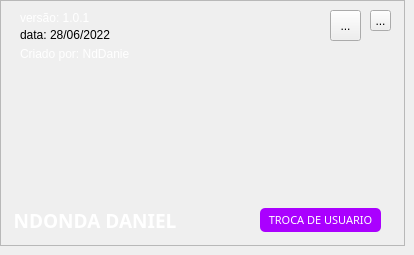
               <widget class="QWidget" name="page_central">
                <widget class="QFrame" name="centro">
                 <property name="geometry">
                  <rect>
                   <x>0</x>
                   <y>0</y>
                   <width>405</width>
                   <height>246</height>
                  </rect>
                 </property>
                 <property name="minimumSize">
                  <size>
                   <width>405</width>
                   <height>246</height>
                  </size>
                 </property>
                 <property name="maximumSize">
                  <size>
                   <width>396</width>
                   <height>226</height>
                  </size>
                 </property>
                 <property name="styleSheet">
                  <string notr="true"/>
                 </property>
                 <property name="frameShape">
                  <enum>QFrame::StyledPanel</enum>
                 </property>
                 <property name="frameShadow">
                  <enum>QFrame::Raised</enum>
                 </property>
                 <widget class="QLabel" name="Nome">
                  <property name="geometry">
                   <rect>
                    <x>10</x>
                    <y>210</y>
                    <width>170</width>
                    <height>20</height>
                   </rect>
                  </property>
                  <property name="font">
                   <font>
                    <family>Segoe UI Semibold</family>
                    <pointsize>14</pointsize>
                    <bold>true</bold>
                   </font>
                  </property>
                  <property name="styleSheet">
                   <string notr="true">color:#ffffff</string>
                  </property>
                  <property name="text">
                   <string>NDONDA DANIEL</string>
                  </property>
                  <property name="alignment">
                   <set>Qt::AlignCenter</set>
                  </property>
                 </widget>
                 <widget class="QPushButton" name="TrocaDeUsuario">
                  <property name="geometry">
                   <rect>
                    <x>260</x>
                    <y>208</y>
                    <width>121</width>
                    <height>24</height>
                   </rect>
                  </property>
                  <property name="font">
                   <font>
                    <family>Segoe UI Semibold</family>
                    <pointsize>8</pointsize>
                   </font>
                  </property>
                  <property name="toolTip">
                   <string>&lt;html&gt;&lt;head/&gt;&lt;body&gt;&lt;p&gt;Deslogar da conta atual&lt;/p&gt;&lt;/body&gt;&lt;/html&gt;</string>
                  </property>
                  <property name="styleSheet">
                   <string notr="true">QPushButton{
color:#ffffff;
background-color: rgb(170, 0, 255);
border-radius:5px;
}
QPushButton:hover{
color:#ffffff;
background-color: rgb(149, 0, 223);
border-radius:5px;
}
QPushButton:pressed{
color:#ffffff;
background-color: rgb(170, 0, 255);
border-radius:5px;
}
QToolTip{
background-color: rgb(170, 85, 255);
border-radius:3px;
border:3px solid rgb(255, 255, 255);
}</string>
                  </property>
                  <property name="text">
                   <string>TROCA DE USUARIO</string>
                  </property>
                 </widget>
                 <widget class="QToolButton" name="camera">
                  <property name="geometry">
                   <rect>
                    <x>330</x>
                    <y>10</y>
                    <width>31</width>
                    <height>31</height>
                   </rect>
                  </property>
                  <property name="toolTip">
                   <string>&lt;html&gt;&lt;head/&gt;&lt;body&gt;&lt;p&gt;&lt;span style=&quot; color:#ffffff;&quot;&gt;WebCamOFF&lt;/span&gt;&lt;/p&gt;&lt;/body&gt;&lt;/html&gt;</string>
                  </property>
                  <property name="styleSheet">
                   <string notr="true">QToolButton:hover{
	background-color: rgb(170, 0, 255);
	border-radius:10px;
}
QToolButton:pressed{
	background-color: rgb(170, 85, 255);
	border-radius:10px;
}</string>
                  </property>
                  <property name="text">
                   <string>...</string>
                  </property>
                  <property name="icon">
                   <iconset>
                    <normaloff>../img/Instagram_90px.png</normaloff>../img/Instagram_90px.png</iconset>
                  </property>
                  <property name="iconSize">
                   <size>
                    <width>100</width>
                    <height>200</height>
                   </size>
                  </property>
                 </widget>
                 <widget class="QLabel" name="data">
                  <property name="geometry">
                   <rect>
                    <x>20</x>
                    <y>27</y>
                    <width>91</width>
                    <height>16</height>
                   </rect>
                  </property>
                  <property name="whatsThis">
                   <string/>
                  </property>
                  <property name="styleSheet">
                   <string notr="true"/>
                  </property>
                  <property name="text">
                   <string>&lt;html&gt;&lt;head/&gt;&lt;body&gt;&lt;p&gt;&lt;span style=&quot; color:#dcbbff;&quot;&gt;data:  &lt;/span&gt;&lt;span style=&quot; color:#c297ff;&quot;/&gt;&lt;span style=&quot; color:#ffffff;&quot;&gt;28/06/2022&lt;/span&gt;&lt;/p&gt;&lt;/body&gt;&lt;/html&gt;</string>
                  </property>
                 </widget>
                 <widget class="QLabel" name="criadoPor">
                  <property name="geometry">
                   <rect>
                    <x>20</x>
                    <y>46</y>
                    <width>110</width>
                    <height>16</height>
                   </rect>
                  </property>
                  <property name="styleSheet">
                   <string notr="true">color: rgba(255, 255, 255, 255)
</string>
                  </property>
                  <property name="text">
                   <string>Criado por: NdDaniel</string>
                  </property>
                 </widget>
                 <widget class="QToolButton" name="fechar_1">
                  <property name="geometry">
                   <rect>
                    <x>370</x>
                    <y>10</y>
                    <width>21</width>
                    <height>21</height>
                   </rect>
                  </property>
                  <property name="toolTip">
                   <string>&lt;html&gt;&lt;head/&gt;&lt;body&gt;&lt;p&gt;&lt;span style=&quot; color:#ffffff;&quot;&gt;Fechar&lt;/span&gt;&lt;/p&gt;&lt;/body&gt;&lt;/html&gt;</string>
                  </property>
                  <property name="styleSheet">
                   <string notr="true">QToolButton:hover{
	background-color: rgb(170, 0, 255);
	border-radius:10px;
}
QToolButton:pressed{
	background-color: rgb(170, 85, 255);
	border-radius:10px;
}</string>
                  </property>
                  <property name="text">
                   <string>...</string>
                  </property>
                  <property name="icon">
                   <iconset>
                    <normaloff>../img/cancel_512px.png</normaloff>../img/cancel_512px.png</iconset>
                  </property>
                  <property name="iconSize">
                   <size>
                    <width>20</width>
                    <height>20</height>
                   </size>
                  </property>
                 </widget>
                 <widget class="QLabel" name="logoA">
                  <property name="geometry">
                   <rect>
                    <x>20</x>
                    <y>90</y>
                    <width>71</width>
                    <height>71</height>
                   </rect>
                  </property>
                  <property name="text">
                   <string/>
                  </property>
                  <property name="pixmap">
                   <pixmap>../img/LogAs.png</pixmap>
                  </property>
                  <property name="alignment">
                   <set>Qt::AlignCenter</set>
                  </property>
                 </widget>
                 <widget class="QLabel" name="logoPrincipal">
                  <property name="geometry">
                   <rect>
                    <x>140</x>
                    <y>70</y>
                    <width>150</width>
                    <height>111</height>
                   </rect>
                  </property>
                  <property name="text">
                   <string/>
                  </property>
                  <property name="pixmap">
                   <pixmap>../img/LogocSC.png</pixmap>
                  </property>
                  <property name="alignment">
                   <set>Qt::AlignCenter</set>
                  </property>
                 </widget>
                 <widget class="QLabel" name="versao">
                  <property name="geometry">
                   <rect>
                    <x>20</x>
                    <y>10</y>
                    <width>110</width>
                    <height>16</height>
                   </rect>
                  </property>
                  <property name="styleSheet">
                   <string notr="true">color: rgba(255, 255, 255, 255)
</string>
                  </property>
                  <property name="text">
                   <string>versão: 1.0.1</string>
                  </property>
                 </widget>
                </widget>
               </widget>
